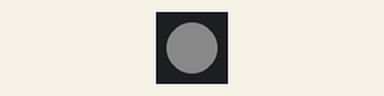
Simulated run of this program. Board: MicroPython board. Shown: 1 RGB LEDs in strip order, left to right. Dim RGB values are drawn brighter than linear. At 4.0 s the program stops and its outputs stay as they are.

Above: at 0.1 s.
At 2.1 s:
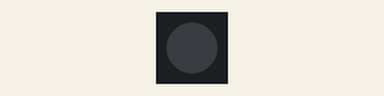
Timing chart, 0 to 3.6 s (numbered marks = the images above):
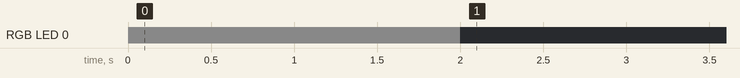

Measured:
- by itself, RGB LED 0: off → RGB(10, 10, 10) at 0.00 s, → off 2.0 s later

The program:

main_example.py
```python
from machine import Pin
from neopixel import NeoPixel
import time

pin=Pin(4,Pin.OUT)
#4脚连接灯带
#灯珠数量为1
np = NeoPixel(pin,1)
#定义红、绿、蓝三种颜色
RED=(10,0,)
GREEN=(0,10,0)
BLUE=(0,0,10)
WHITE=(10,10,10)
BLACK=(0,0,0)

np[0] = WHITE
np.write()
time.sleep(2)

np[0] = (0,0,0)
np.write()
time.sleep(2)
```
